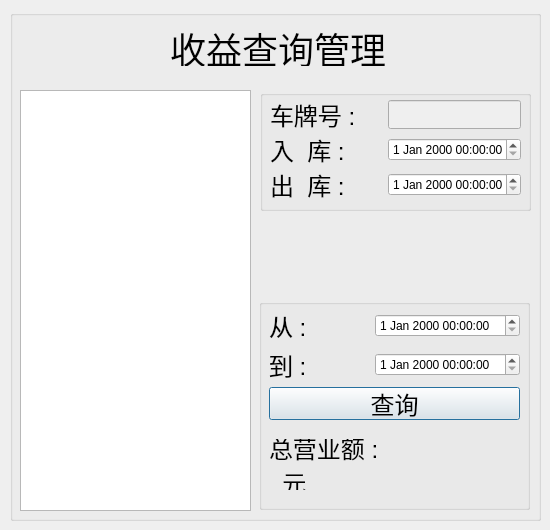
<?xml version="1.0" encoding="UTF-8"?>
<ui version="4.0">
 <class>incomeDialog</class>
 <widget class="QDialog" name="incomeDialog">
  <property name="geometry">
   <rect>
    <x>0</x>
    <y>0</y>
    <width>550</width>
    <height>530</height>
   </rect>
  </property>
  <property name="windowTitle">
   <string>Dialog</string>
  </property>
  <widget class="QGroupBox" name="groupBox">
   <property name="geometry">
    <rect>
     <x>10</x>
     <y>10</y>
     <width>531</width>
     <height>511</height>
    </rect>
   </property>
   <property name="title">
    <string/>
   </property>
   <widget class="QTableView" name="tableView">
    <property name="geometry">
     <rect>
      <x>10</x>
      <y>80</y>
      <width>231</width>
      <height>421</height>
     </rect>
    </property>
   </widget>
   <widget class="QLabel" name="label_8">
    <property name="geometry">
     <rect>
      <x>160</x>
      <y>20</y>
      <width>216</width>
      <height>36</height>
     </rect>
    </property>
    <property name="font">
     <font>
      <pointsize>27</pointsize>
     </font>
    </property>
    <property name="text">
     <string>收益查询管理</string>
    </property>
   </widget>
   <widget class="QGroupBox" name="groupBox_2">
    <property name="geometry">
     <rect>
      <x>250</x>
      <y>80</y>
      <width>271</width>
      <height>121</height>
     </rect>
    </property>
    <property name="title">
     <string/>
    </property>
    <widget class="QWidget" name="layoutWidget">
     <property name="geometry">
      <rect>
       <x>10</x>
       <y>10</y>
       <width>251</width>
       <height>99</height>
      </rect>
     </property>
     <layout class="QVBoxLayout" name="verticalLayout">
      <item>
       <layout class="QHBoxLayout" name="horizontalLayout_3">
        <item>
         <widget class="QLabel" name="label">
          <property name="font">
           <font>
            <pointsize>18</pointsize>
           </font>
          </property>
          <property name="text">
           <string>车牌号 : </string>
          </property>
         </widget>
        </item>
        <item>
         <widget class="QLineEdit" name="lineEdit">
          <property name="enabled">
           <bool>false</bool>
          </property>
          <property name="minimumSize">
           <size>
            <width>133</width>
            <height>0</height>
           </size>
          </property>
          <property name="maximumSize">
           <size>
            <width>133</width>
            <height>16777215</height>
           </size>
          </property>
          <property name="font">
           <font>
            <pointsize>18</pointsize>
           </font>
          </property>
         </widget>
        </item>
       </layout>
      </item>
      <item>
       <layout class="QHBoxLayout" name="horizontalLayout_2">
        <item>
         <widget class="QLabel" name="label_2">
          <property name="font">
           <font>
            <pointsize>18</pointsize>
           </font>
          </property>
          <property name="text">
           <string>入  库 : </string>
          </property>
         </widget>
        </item>
        <item>
         <widget class="QDateTimeEdit" name="dateTimeEdit">
          <property name="minimumSize">
           <size>
            <width>133</width>
            <height>0</height>
           </size>
          </property>
          <property name="maximumSize">
           <size>
            <width>133</width>
            <height>16777215</height>
           </size>
          </property>
         </widget>
        </item>
       </layout>
      </item>
      <item>
       <layout class="QHBoxLayout" name="horizontalLayout">
        <item>
         <widget class="QLabel" name="label_3">
          <property name="font">
           <font>
            <pointsize>18</pointsize>
           </font>
          </property>
          <property name="text">
           <string>出  库 : </string>
          </property>
         </widget>
        </item>
        <item>
         <widget class="QDateTimeEdit" name="dateTimeEdit_2">
          <property name="minimumSize">
           <size>
            <width>133</width>
            <height>0</height>
           </size>
          </property>
          <property name="maximumSize">
           <size>
            <width>133</width>
            <height>16777215</height>
           </size>
          </property>
         </widget>
        </item>
       </layout>
      </item>
     </layout>
    </widget>
   </widget>
   <widget class="QGroupBox" name="groupBox_3">
    <property name="geometry">
     <rect>
      <x>249</x>
      <y>289</y>
      <width>271</width>
      <height>211</height>
     </rect>
    </property>
    <property name="title">
     <string/>
    </property>
    <widget class="QLabel" name="label_6">
     <property name="geometry">
      <rect>
       <x>10</x>
       <y>140</y>
       <width>120</width>
       <height>51</height>
      </rect>
     </property>
     <property name="font">
      <font>
       <pointsize>18</pointsize>
      </font>
     </property>
     <property name="text">
      <string>总营业额 :
  元 </string>
     </property>
    </widget>
    <widget class="QWidget" name="layoutWidget_2">
     <property name="geometry">
      <rect>
       <x>10</x>
       <y>10</y>
       <width>251</width>
       <height>111</height>
      </rect>
     </property>
     <layout class="QVBoxLayout" name="verticalLayout_2">
      <item>
       <layout class="QHBoxLayout" name="horizontalLayout_5">
        <item>
         <widget class="QLabel" name="label_4">
          <property name="font">
           <font>
            <pointsize>18</pointsize>
           </font>
          </property>
          <property name="text">
           <string>从 : </string>
          </property>
         </widget>
        </item>
        <item>
         <widget class="QDateTimeEdit" name="dateTimeEdit_3"/>
        </item>
       </layout>
      </item>
      <item>
       <layout class="QHBoxLayout" name="horizontalLayout_4">
        <item>
         <widget class="QLabel" name="label_5">
          <property name="font">
           <font>
            <pointsize>18</pointsize>
           </font>
          </property>
          <property name="text">
           <string>到 : </string>
          </property>
         </widget>
        </item>
        <item>
         <widget class="QDateTimeEdit" name="dateTimeEdit_4"/>
        </item>
       </layout>
      </item>
      <item>
       <widget class="QPushButton" name="pushButton">
        <property name="font">
         <font>
          <pointsize>18</pointsize>
         </font>
        </property>
        <property name="text">
         <string>查询</string>
        </property>
       </widget>
      </item>
     </layout>
    </widget>
   </widget>
   <zorder>groupBox_3</zorder>
   <zorder>tableView</zorder>
   <zorder>label_8</zorder>
   <zorder>groupBox_2</zorder>
  </widget>
 </widget>
 <resources/>
 <connections/>
</ui>
